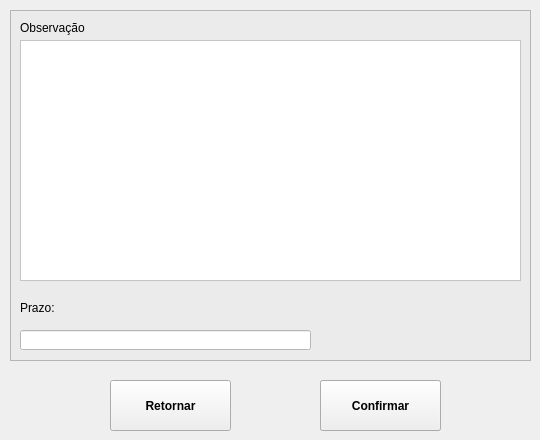
    <widget class="QWidget" name="tab_dadosAdicionais">
     <attribute name="title">
      <string>Dados adicionais</string>
     </attribute>
     <widget class="QToolButton" name="bt_confirmar">
      <property name="geometry">
       <rect>
        <x>320</x>
        <y>380</y>
        <width>121</width>
        <height>51</height>
       </rect>
      </property>
      <property name="font">
       <font>
        <weight>75</weight>
        <bold>true</bold>
       </font>
      </property>
      <property name="focusPolicy">
       <enum>Qt::NoFocus</enum>
      </property>
      <property name="layoutDirection">
       <enum>Qt::LeftToRight</enum>
      </property>
      <property name="styleSheet">
       <string notr="true"/>
      </property>
      <property name="text">
       <string>Confirmar</string>
      </property>
      <property name="icon">
       <iconset>
        <normaloff>icons/iconConfirmar.png</normaloff>icons/iconConfirmar.png</iconset>
      </property>
      <property name="iconSize">
       <size>
        <width>40</width>
        <height>48</height>
       </size>
      </property>
      <property name="toolButtonStyle">
       <enum>Qt::ToolButtonTextBesideIcon</enum>
      </property>
     </widget>
     <widget class="QToolButton" name="bt_retornar">
      <property name="geometry">
       <rect>
        <x>110</x>
        <y>380</y>
        <width>121</width>
        <height>51</height>
       </rect>
      </property>
      <property name="font">
       <font>
        <weight>75</weight>
        <bold>true</bold>
       </font>
      </property>
      <property name="focusPolicy">
       <enum>Qt::NoFocus</enum>
      </property>
      <property name="styleSheet">
       <string notr="true"/>
      </property>
      <property name="text">
       <string>Retornar</string>
      </property>
      <property name="icon">
       <iconset>
        <normaloff>icons/iconSetaEsquerda.png</normaloff>icons/iconSetaEsquerda.png</iconset>
      </property>
      <property name="iconSize">
       <size>
        <width>48</width>
        <height>48</height>
       </size>
      </property>
      <property name="toolButtonStyle">
       <enum>Qt::ToolButtonTextBesideIcon</enum>
      </property>
     </widget>
     <widget class="QFrame" name="frameTab2">
      <property name="geometry">
       <rect>
        <x>10</x>
        <y>10</y>
        <width>521</width>
        <height>351</height>
       </rect>
      </property>
      <property name="styleSheet">
       <string notr="true">background-color: rgb(235, 235, 235);</string>
      </property>
      <property name="frameShape">
       <enum>QFrame::StyledPanel</enum>
      </property>
      <property name="frameShadow">
       <enum>QFrame::Raised</enum>
      </property>
      <widget class="QLineEdit" name="lb_prazo">
       <property name="geometry">
        <rect>
         <x>10</x>
         <y>320</y>
         <width>291</width>
         <height>20</height>
        </rect>
       </property>
       <property name="focusPolicy">
        <enum>Qt::WheelFocus</enum>
       </property>
       <property name="styleSheet">
        <string notr="true">background-color: rgb(255, 255, 255);</string>
       </property>
       <property name="inputMask">
        <string/>
       </property>
       <property name="maxLength">
        <number>15</number>
       </property>
       <property name="frame">
        <bool>true</bool>
       </property>
      </widget>
      <widget class="QLabel" name="txt_CNPJCPF_2">
       <property name="geometry">
        <rect>
         <x>10</x>
         <y>290</y>
         <width>61</width>
         <height>16</height>
        </rect>
       </property>
       <property name="text">
        <string>Prazo:</string>
       </property>
      </widget>
      <widget class="QLabel" name="txt_observacao">
       <property name="geometry">
        <rect>
         <x>10</x>
         <y>10</y>
         <width>81</width>
         <height>16</height>
        </rect>
       </property>
       <property name="text">
        <string>Observação</string>
       </property>
      </widget>
      <widget class="QTextEdit" name="lb_observacao">
       <property name="geometry">
        <rect>
         <x>10</x>
         <y>30</y>
         <width>501</width>
         <height>241</height>
        </rect>
       </property>
       <property name="focusPolicy">
        <enum>Qt::NoFocus</enum>
       </property>
       <property name="styleSheet">
        <string notr="true">background-color: rgb(255, 255, 255);</string>
       </property>
      </widget>
     </widget>
     <widget class="QToolButton" name="bt_alterarDados">
      <property name="geometry">
       <rect>
        <x>320</x>
        <y>380</y>
        <width>121</width>
        <height>51</height>
       </rect>
      </property>
      <property name="font">
       <font>
        <weight>75</weight>
        <bold>true</bold>
       </font>
      </property>
      <property name="focusPolicy">
       <enum>Qt::NoFocus</enum>
      </property>
      <property name="layoutDirection">
       <enum>Qt::LeftToRight</enum>
      </property>
      <property name="styleSheet">
       <string notr="true"/>
      </property>
      <property name="text">
       <string>Confirmar</string>
      </property>
      <property name="icon">
       <iconset>
        <normaloff>icons/iconAtualizar.png</normaloff>icons/iconAtualizar.png</iconset>
      </property>
      <property name="iconSize">
       <size>
        <width>40</width>
        <height>48</height>
       </size>
      </property>
      <property name="toolButtonStyle">
       <enum>Qt::ToolButtonTextBesideIcon</enum>
      </property>
     </widget>
    </widget>
